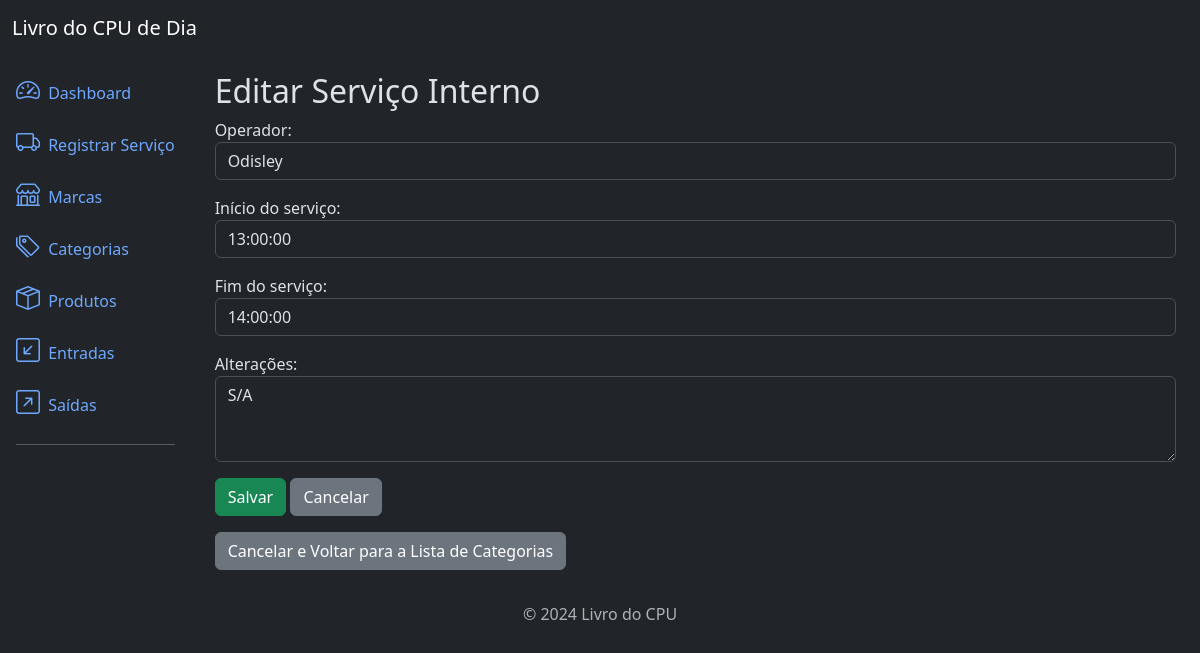
/core/servicos/2/editar/, run on the app's committed database.
### core/models.py (models this page shows)
class ServicoInterno(models.Model):
    operador = models.CharField(max_length=100)
    horario_inicio = models.TimeField()
    horario_fim = models.TimeField()
    alteracao = models.TextField(blank=True)

### core/views.py (the view)
# urls.py: path('servicos/<int:pk>/editar/', views.ServicoInternoUpdateView.as_view(), name='servicointerno_update'),  # Edição
class ServicoInternoUpdateView(UpdateView):
    model = ServicoInterno
    form_class = ServicoInternoForm
    template_name = 'core/servico_form.html'
    success_url = reverse_lazy('servicointerno_list')

### core/forms.py
class ServicoInternoForm(forms.ModelForm):
    class Meta:
        model = ServicoInterno
        fields = ['operador', 'horario_inicio', 'horario_fim', 'alteracao']
        widgets = {
            'operador': forms.TextInput(attrs={'class': 'form-control'}),
            'horario_inicio': forms.TextInput(attrs={'class': 'form-control'}),
            'horario_fim': forms.TextInput(attrs={'class': 'form-control'}),
            'alteracao': forms.Textarea(attrs={'class': 'form-control', 'rows': 3}),
        }
        labels = {
            'operador': 'Operador',
            'horario_inicio': 'Início do serviço',
            'horario_fim': 'Fim do serviço',
            'alteracao': 'Alterações',
        }

### core/templates/core/servico_form.html (shortened to what this page needs)
{% extends 'base.html' %}
{% block content %}
<div>
    <h2>Editar Serviço Interno</h2>
    <form method="post">
        {{ form.as_p }}
        <button type="submit" class="btn btn-success">Salvar</button>
        <a href="{% url 'servicointerno_list' %}" class="btn btn-secondary">Cancelar</a>
    </form>
    <a href="#" class="btn btn-secondary mt-3">Cancelar e Voltar para a Lista de Categorias</a>
</div>
{% endblock %}

### data on the page
ServicoInterno: operador "Odisley", horario_inicio "13:00:00", horario_fim "14:00:00", alteracao "S/A"
